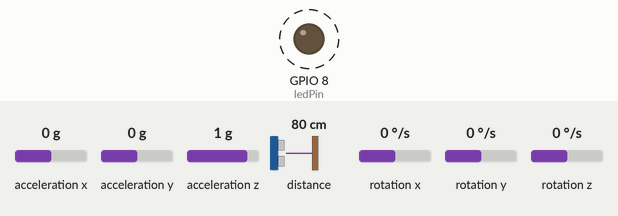
Simulated run of this sketch. Board: ESP32-S3. On the bench: output pins drawn as LEDs (lit = HIGH). Dashed ring = blinking. The test bench sets the inputs (shaded band); at power-on: acceleration x 0 g, acceleration y 0 g, acceleration z 1 g, distance to the obstacle 80 cm, rotation x 0 °/s, rotation y 0 °/s, rotation z 0 °/s. What the sketch prints to the serial monitor is not drawn.

Above: at 0.2 s.
Timing chart, 0 to 3.0 s (numbered marks = the images above):
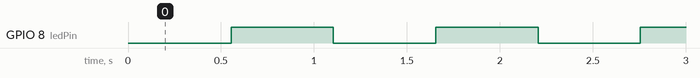

Measured:
- by itself, GPIO 8 (ledPin): alternates HIGH for 0.55 s and LOW for 0.55 s

The sketch:

esp32.ino
```cpp
#include <Arduino.h>
#include "freertos/FreeRTOS.h"
#include "freertos/task.h"
#include "thread1.h"
#include "thread2.h"

void task1(void *pvParameter)
{
  thread1_setup();
  Serial.println("Starting task 1");
  while (1)
  {
    thread1_loop();
    vTaskDelay(10 / portTICK_PERIOD_MS); // Add a small delay to yield control
    }
}
void task2(void *pvParameter)
{
  thread2_setup();
  while (1)
  {
    thread2_loop();
    vTaskDelay(10 / portTICK_PERIOD_MS); // Add a small delay to yield control
  }
}

void setup()
{
  // Initialize serial communication
  Serial.begin(115200);
  Serial.println("Starting setup, creating tasks");

  // Create tasks on different cores
  xTaskCreatePinnedToCore(
      task1,    // Task function
      "Task 1", // Task name
      2048,     // Stack size
      NULL,     // Task parameters
      1,        // Priority
      NULL,     // Task handle
      0         // Core 0
  );

  xTaskCreatePinnedToCore(
      task2,    // Task function
      "Task 2", // Task name
      2048,     // Stack size
      NULL,     // Task parameters
      1,        // Priority
      NULL,     // Task handle
      1         // Core 1
  );
}

void loop()
{
  // The loop function is not used in this case since tasks run on different cores.
  // You can leave it empty or use it for other tasks if needed.
}
```

thread1.h
```cpp
#include <MPU6050.h>
#include <VL53L0X.h>

class SensorSystem
{
public:
    SensorSystem()
        : filterIndex(0), lastUpdateTime(0), exceedsThreshold(false), distanceExceedsThreshold(false) {}

    void initialize()
    {
        // Initialize MPU6050
        Wire.begin();
        Wire.setClock(400000); // Set I2C clock speed to 400 kHz

        this->mpu.initialize();
        this->mpu.setDLPFMode(0x06);
        if (this->mpu.testConnection())
        {
            Serial.println("MPU6050 connection successful");
        }
        else
        {
            Serial.println("MPU6050 connection failed");
        }

        // Initialize VL53L0X
        delay(100); // Wait for VL53L0X to boot
        if (!this->lox.init())
        {
            Serial.println(F("Failed to boot VL53L0X"));
            while (1)
                ;
        }
        Serial.println(F("VL53L0X ready"));

        // Set the timing budget to a lower value for high-speed mode (e.g., 20 ms)
        this->lox.setMeasurementTimingBudget(5000); // 2 ms timing budget
        this->lox.startContinuous(0);
        this->lox.setSignalRateLimit(0.4);

        // Calibrate MPU6050
        this->calibrateMPU6050();
    }

    void update()
    {
        unsigned long currentTime = millis();
        if (currentTime - this->lastUpdateTime >= this->updateInterval)
        {
            this->lastUpdateTime = currentTime;
            this->readSensors();
            this->checkThreshold();
            this->checkDistanceThreshold();
        }
    }

    void getCalibratedData(int16_t &ax, int16_t &ay, int16_t &az)
    {
        ax = this->calibratedAx;
        ay = this->calibratedAy;
        az = this->calibratedAz;
    }

    uint16_t readDistance()
    {
        return this->filteredDistance;
    }

    void calculatePitchRoll(float &pitch, float &roll)
    {
        pitch = atan2(this->calibratedAy, sqrt(this->calibratedAx * this->calibratedAx + this->calibratedAz * this->calibratedAz)) * 180.0 / PI;
        roll = atan2(-this->calibratedAx, this->calibratedAz) * 180.0 / PI;
    }
    bool isExceedingThreshold()
    {
        return this->exceedsThreshold;
    }

    bool isDistanceExceedingThreshold()
    {
        return this->distanceExceedsThreshold;
    }

private:
    MPU6050 mpu;
    VL53L0X lox;

    float baselineAx = 0, baselineAy = 0, baselineAz = 0;
    float calibratedAx, calibratedAy, calibratedAz;

    static const int filterSize = 3;
    uint16_t distanceReadings[filterSize];
    int filterIndex;
    uint16_t filteredDistance;

    unsigned long lastUpdateTime;
    static const unsigned long updateInterval = 1000 / 60; // 60 updates per second

    bool exceedsThreshold;
    bool distanceExceedsThreshold;

    void calibrateMPU6050()
    {
        // int16_t ax, ay, az, gx, gy, gz;
        // for (int8_t i = 0; i < 10; i++)
        // {
        //   this->mpu.getMotion6(&ax, &ay, &az, &gx, &gy, &gz);
        //   this->baselineAx += ax / 16384.0;
        //   this->baselineAy += ay / 16384.0;
        //   this->baselineAz += -2 + az / 16384.0;
        //   delay(10); // Small delay between measurements
        // }
        // this->baselineAx /= 10;
        // this->baselineAy /= 10;
        // this->baselineAz /= 10;

        // 19:24:34.883 Baseline aX = -0.71
        // 19:24:34.883 -> Baseline aY = -0.10
        // 19:24:34.883 -> Baseline aZ = -1.24

        this->baselineAx = -0.71;
        this->baselineAy = -0.10;
        this->baselineAz = -1.24;

        Serial.print("Baseline aX = ");
        Serial.println(this->baselineAx);
        Serial.print("Baseline aY = ");
        Serial.println(this->baselineAy);
        Serial.print("Baseline aZ = ");
        Serial.println(this->baselineAz);
    }

    void readMPU6050()
    {
        int16_t ax, ay, az;
        this->mpu.getAcceleration(&ax, &ay, &az);
        this->calibratedAx = ax / 16384.0 - this->baselineAx;
        this->calibratedAy = ay / 16384.0 - this->baselineAy;
        this->calibratedAz = az / 16384.0 - this->baselineAz;
    }

    void readSensors()
    {
        this->readMPU6050();
        uint16_t distance = this->lox.readRangeContinuousMillimeters();
        this->filteredDistance = this->filterDistance(distance);
    }

    uint16_t filterDistance(uint16_t newDistance)
    {
        this->distanceReadings[this->filterIndex] = newDistance;
        this->filterIndex = (this->filterIndex + 1) % this->filterSize;

        uint32_t sum = 0;
        for (int8_t i = 0; i < this->filterSize; i++)
        {
            sum += this->distanceReadings[i];
        }
        return sum / this->filterSize;
    }

    void checkThreshold()
    {
        float pitch, roll;
        this->calculatePitchRoll(pitch, roll);
        this->exceedsThreshold = (abs(pitch) > 13 || abs(roll) > 13);
    }

    void checkDistanceThreshold()
    {
        this->distanceExceedsThreshold = (this->filteredDistance > 100);
    }
};

SensorSystem sensorSystem;

void thread1_setup()
{
    Serial.println("Starting thread 1");
    sensorSystem.initialize();
}
void thread1_loop()
{
    sensorSystem.update();
    if (sensorSystem.isExceedingThreshold() || sensorSystem.isDistanceExceedingThreshold())
    {
        Serial.println("Threshold exceeded");
    }
}
```

thread2.h
```cpp
// #include <BluetoothSerial.h>
#include "freertos/FreeRTOS.h"
#include "freertos/task.h"

// Define the LED pin (assuming GPIO 2 for the onboard LED)
const int ledPin = 8;

// Create a BluetoothSerial object
// BluetoothSerial SerialBT;

void thread2_setup()
{
    // SerialBT.begin("ESP32_BT2"); // Name of the Bluetooth device
    Serial.println("Starting thread 2");
    pinMode(ledPin, OUTPUT);     // Set LED pin as output
}

void thread2_loop()
{
    // if (SerialBT.available())
    // {
    //     String message = SerialBT.readStringUntil('\n');
    //     Serial.print(message);
    // }
    // if (Serial.available())
    // {
    //     String response = Serial.readStringUntil('\n');
    //     SerialBT.print(response);
    // }

    // Blink the onboard LED every 500ms
    static unsigned long lastBlinkTime = 0;
    unsigned long currentTime = millis();
    if (currentTime - lastBlinkTime >= 500)
    {
        digitalWrite(ledPin, !digitalRead(ledPin)); // Toggle the LED state
        lastBlinkTime = currentTime;
    }

    vTaskDelay(100 / portTICK_PERIOD_MS); // Delay for 100 ms
}
```
